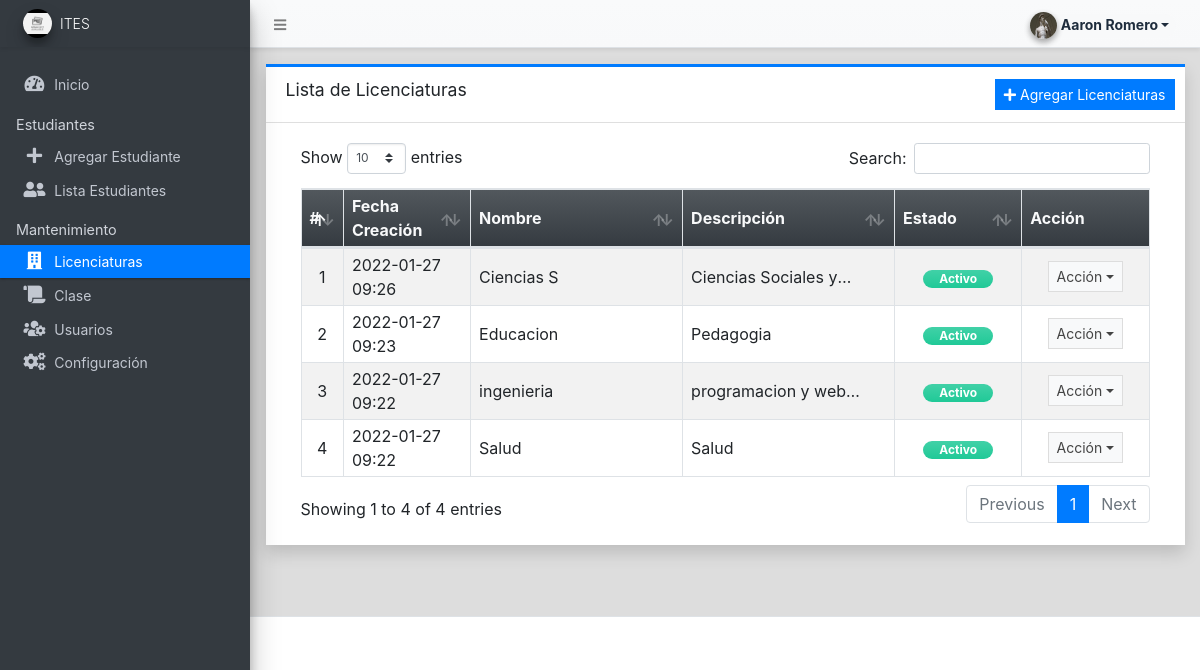
/admin/?page=departments (signed in), run on the app's committed database.
### tables this page shows
CREATE TABLE `department_list` (
  `id` int NOT NULL,
  `name` text NOT NULL,
  `description` text NOT NULL,
  `status` tinyint(1) NOT NULL DEFAULT '1',
  `delete_flag` tinyint(1) NOT NULL DEFAULT '0',
  `date_created` datetime NOT NULL DEFAULT CURRENT_TIMESTAMP,
  `date_updated` datetime DEFAULT NULL ON UPDATE CURRENT_TIMESTAMP
);

### classes/DBConnection.php (called while the page is built, shortened)
<?php
class DBConnection{
    private $host = DB_SERVER;
    private $username = DB_USERNAME;
    private $password = DB_PASSWORD;
    private $database = DB_NAME;
    public $conn;
    public function __construct(){
        if (!isset($this->conn)) {
            $this->conn = new mysqli($this->host, $this->username, $this->password, $this->database);
        }
    }
}
?>

### classes/SystemSettings.php (called while the page is built, shortened)
<?php
class SystemSettings extends DBConnection{
	function userdata($field = ''){
		if(!empty($field)){
			if(isset($_SESSION['userdata'][$field]))
				return $_SESSION['userdata'][$field];
			else
				return null;
		}else{
			return false;
		}
	}
}
$_settings = new SystemSettings();
?>

### admin/departments/index.php (the view, shortened to what this page needs)
<div class="card card-outline card-primary rounded-0 shadow">
	<div class="card-header">
		<h3 class="card-title">Lista de Licenciaturas</h3>
		<?php if ($_settings->userdata('type') == 1) : ?>
			<div class="card-tools">
				<a href="javascript:void(0)" id="create_new" class="btn btn-flat btn-sm btn-primary"><span class="fas fa-plus"></span> Agregar Licenciaturas</a>
			</div>
		<?php endif; ?>
	</div>
	<div class="card-body">
		<div class="container-fluid">
			<div class="container-fluid">
				<table class="table table-bordered table-hover table-striped">
					<colgroup>
						<col width="5%">
						<col width="15%">
						<col width="25%">
						<col width="25%">
						<col width="15%">
						<col width="15%">
					</colgroup>
					<thead>
						<tr class="bg-gradient-dark text-light">
							<th>#</th>
							<th>Fecha Creación</th>
							<th>Nombre</th>
							<th>Descripción</th>
							<th>Estado</th>
							<th>Acción</th>
						</tr>
					</thead>
					<tbody>
						<?php
						$i = 1;
						$qry = $conn->query("SELECT * from `department_list` where delete_flag = 0 order by `name` asc ");
						while ($row = $qry->fetch_assoc()) :
						?>
							<tr>
								<td class="text-center"><?php echo $i++; ?></td>
								<td class=""><?php echo date("Y-m-d H:i", strtotime($row['date_created'])) ?></td>
								<td class="">
									<p class="m-0 truncate-1"><?php echo $row['name'] ?></p>
								</td>
								<td class="">
									<p class="m-0 truncate-1"><?php echo $row['description'] ?></p>
								</td>
								<td class="text-center">
									<?php
									switch ($row['status']) {
										case 1:
											echo '<span class="rounded-pill badge badge-success bg-gradient-teal px-3">Activo</span>';
											break;
									}
									?>
								</td>
								<td align="center">
									<button type="button" class="btn btn-flat btn-default btn-sm dropdown-toggle dropdown-icon" data-toggle="dropdown">
										Acción
									</button>
								</td>
							</tr>
						<?php endwhile; ?>
					</tbody>
				</table>
			</div>
		</div>
	</div>
</div>

### data on the page
department_list: date_created "2022-01-27 09:26", name "Ciencias S", description "Ciencias Sociales…", status "Activo"
department_list: date_created "2022-01-27 09:23", name "Educacion", description "Pedagogia", status "Activo"
department_list: date_created "2022-01-27 09:22", name "ingenieria", description "programacion y…", status "Activo"
department_list: date_created "2022-01-27 09:22", name "Salud", description "Salud", status "Activo"

### other printed values
$_settings->info('short_name') "ITES"
